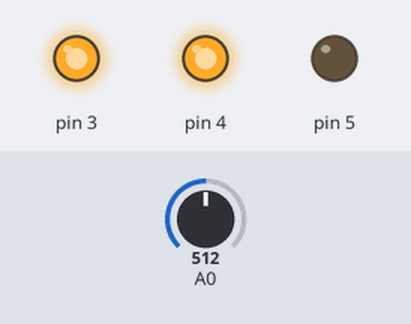
The sketch below on a simulated Arduino Uno, built with avr-gcc and run on an emulated ATmega328P. On the bench: output pins drawn as LEDs (lit = HIGH). Inputs (shaded band) come from the test bench; at power-on: A0 = 512.

Above: at 1.2 s.
1.3 s: A0 set to 408
2.8 s: A0 set to 391
At 3.5 s:
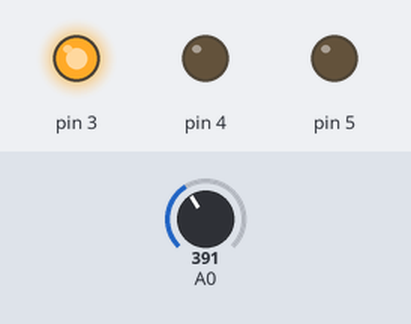
4.3 s: A0 set to 810
At 4.7 s:
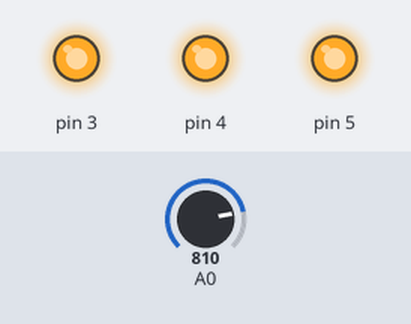
5.8 s: A0 set to 789
At 7.0 s:
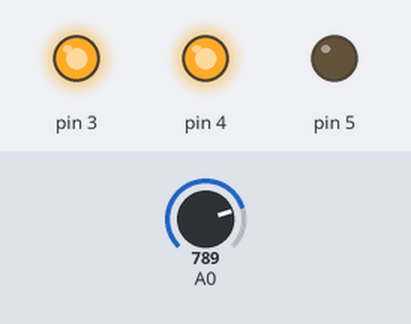
7.3 s: A0 set to 900
At 8.3 s:
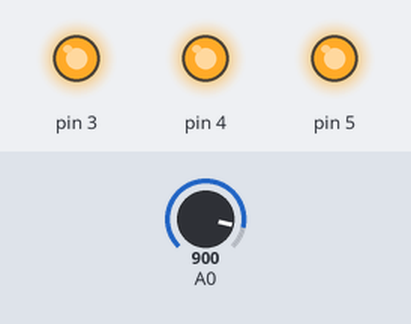
Timing chart, 0 to 9.8 s (numbered marks = the images above; inputs shaded):
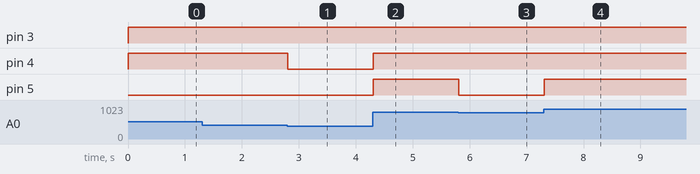

Measured:
- the behaviour switches between 400 and 399 on A0 (found by bisection; images 0 and 1)
- the behaviour switches between 800 and 799 on A0 (found by bisection; images 2 and 3)
- after the input at 1.3 s, every drawn part: stays the same
- after the input at 2.8 s, pin 4: HIGH → LOW at once
- after the input at 4.3 s, pin 4, pin 5: LOW → HIGH at once
- after the input at 5.8 s, pin 5: HIGH → LOW at once
- after the input at 7.3 s, pin 5: LOW → HIGH at once

The sketch:

sketch_feb11a.ino
```cpp
void setup() {
  pinMode(3,OUTPUT);
  pinMode(4,OUTPUT);
  pinMode(5,OUTPUT);
}

void loop() {
  int pot1 = analogRead(A0);
  if (pot1 <400) {
    digitalWrite(3,HIGH);
    digitalWrite(4,LOW);
    digitalWrite(5,LOW);
  }else if(pot1 <800){
    digitalWrite(3,HIGH);
    digitalWrite(4,HIGH);
    digitalWrite(5,LOW);
  }else{
    digitalWrite(3,HIGH);
    digitalWrite(4,HIGH);
    digitalWrite(5,HIGH);
  }
  delay(100);
}
```
